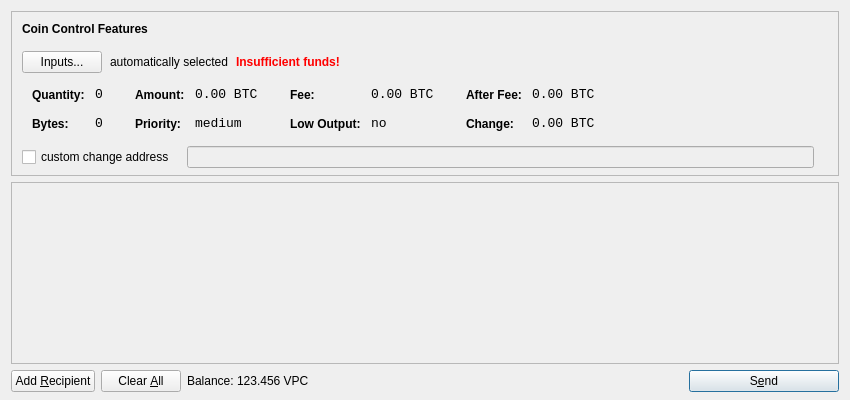
<?xml version="1.0" encoding="UTF-8"?>
<ui version="4.0">
 <class>SendCoinsDialog</class>
 <widget class="QDialog" name="SendCoinsDialog">
  <property name="geometry">
   <rect>
    <x>0</x>
    <y>0</y>
    <width>850</width>
    <height>400</height>
   </rect>
  </property>
  <property name="windowTitle">
   <string>Send Coins</string>
  </property>
  <layout class="QVBoxLayout" name="verticalLayout" stretch="0,1,0">
   <property name="bottomMargin">
    <number>8</number>
   </property>
   <item>
    <widget class="QFrame" name="frameCoinControl">
     <property name="sizePolicy">
      <sizepolicy hsizetype="Expanding" vsizetype="Expanding">
       <horstretch>0</horstretch>
       <verstretch>0</verstretch>
      </sizepolicy>
     </property>
     <property name="maximumSize">
      <size>
       <width>16777215</width>
       <height>16777215</height>
      </size>
     </property>
     <property name="frameShape">
      <enum>QFrame::StyledPanel</enum>
     </property>
     <property name="frameShadow">
      <enum>QFrame::Sunken</enum>
     </property>
     <layout class="QVBoxLayout" name="verticalLayoutCoinControl2">
      <property name="spacing">
       <number>-1</number>
      </property>
      <property name="leftMargin">
       <number>0</number>
      </property>
      <property name="topMargin">
       <number>0</number>
      </property>
      <property name="rightMargin">
       <number>0</number>
      </property>
      <property name="bottomMargin">
       <number>6</number>
      </property>
      <item>
       <layout class="QVBoxLayout" name="verticalLayoutCoinControl" stretch="0,0,0,0,1">
        <property name="spacing">
         <number>0</number>
        </property>
        <property name="leftMargin">
         <number>10</number>
        </property>
        <property name="topMargin">
         <number>10</number>
        </property>
        <item>
         <layout class="QHBoxLayout" name="horizontalLayoutCoinControl1">
          <property name="bottomMargin">
           <number>15</number>
          </property>
          <item>
           <widget class="QLabel" name="labelCoinControlFeatures">
            <property name="sizePolicy">
             <sizepolicy hsizetype="Preferred" vsizetype="Maximum">
              <horstretch>0</horstretch>
              <verstretch>0</verstretch>
             </sizepolicy>
            </property>
            <property name="font">
             <font>
              <weight>75</weight>
              <bold>true</bold>
             </font>
            </property>
            <property name="styleSheet">
             <string notr="true">font-weight:bold;</string>
            </property>
            <property name="text">
             <string>Coin Control Features</string>
            </property>
           </widget>
          </item>
         </layout>
        </item>
        <item>
         <layout class="QHBoxLayout" name="horizontalLayoutCoinControl2" stretch="0,0,0,0">
          <property name="spacing">
           <number>8</number>
          </property>
          <property name="bottomMargin">
           <number>10</number>
          </property>
          <item>
           <widget class="QPushButton" name="pushButtonCoinControl">
            <property name="styleSheet">
             <string notr="true"/>
            </property>
            <property name="text">
             <string>Inputs...</string>
            </property>
           </widget>
          </item>
          <item>
           <widget class="QLabel" name="labelCoinControlAutomaticallySelected">
            <property name="text">
             <string>automatically selected</string>
            </property>
            <property name="margin">
             <number>5</number>
            </property>
           </widget>
          </item>
          <item>
           <widget class="QLabel" name="labelCoinControlInsuffFunds">
            <property name="font">
             <font>
              <weight>75</weight>
              <bold>true</bold>
             </font>
            </property>
            <property name="styleSheet">
             <string notr="true">color:red;font-weight:bold;</string>
            </property>
            <property name="text">
             <string>Insufficient funds!</string>
            </property>
            <property name="margin">
             <number>5</number>
            </property>
           </widget>
          </item>
          <item>
           <spacer name="horizontalSpacerCoinControl">
            <property name="orientation">
             <enum>Qt::Horizontal</enum>
            </property>
            <property name="sizeHint" stdset="0">
             <size>
              <width>40</width>
              <height>1</height>
             </size>
            </property>
           </spacer>
          </item>
         </layout>
        </item>
        <item>
         <widget class="QWidget" name="widgetCoinControl" native="true">
          <property name="sizePolicy">
           <sizepolicy hsizetype="Preferred" vsizetype="Preferred">
            <horstretch>0</horstretch>
            <verstretch>0</verstretch>
           </sizepolicy>
          </property>
          <property name="minimumSize">
           <size>
            <width>0</width>
            <height>0</height>
           </size>
          </property>
          <property name="styleSheet">
           <string notr="true"/>
          </property>
          <layout class="QHBoxLayout" name="horizontalLayoutCoinControl5">
           <property name="margin">
            <number>0</number>
           </property>
           <item>
            <layout class="QHBoxLayout" name="horizontalLayoutCoinControl3" stretch="0,0,0,1">
             <property name="spacing">
              <number>20</number>
             </property>
             <property name="topMargin">
              <number>0</number>
             </property>
             <property name="bottomMargin">
              <number>10</number>
             </property>
             <item>
              <layout class="QFormLayout" name="formLayoutCoinControl1">
               <property name="horizontalSpacing">
                <number>10</number>
               </property>
               <property name="verticalSpacing">
                <number>14</number>
               </property>
               <property name="leftMargin">
                <number>10</number>
               </property>
               <property name="topMargin">
                <number>4</number>
               </property>
               <property name="rightMargin">
                <number>6</number>
               </property>
               <item row="0" column="0">
                <widget class="QLabel" name="labelCoinControlQuantityText">
                 <property name="styleSheet">
                  <string notr="true">font-weight:bold;</string>
                 </property>
                 <property name="text">
                  <string>Quantity:</string>
                 </property>
                 <property name="margin">
                  <number>0</number>
                 </property>
                </widget>
               </item>
               <item row="0" column="1">
                <widget class="QLabel" name="labelCoinControlQuantity">
                 <property name="font">
                  <font>
                   <family>Monospace</family>
                   <pointsize>10</pointsize>
                  </font>
                 </property>
                 <property name="cursor">
                  <cursorShape>IBeamCursor</cursorShape>
                 </property>
                 <property name="contextMenuPolicy">
                  <enum>Qt::ActionsContextMenu</enum>
                 </property>
                 <property name="text">
                  <string notr="true">0</string>
                 </property>
                 <property name="margin">
                  <number>0</number>
                 </property>
                 <property name="textInteractionFlags">
                  <set>Qt::LinksAccessibleByMouse|Qt::TextSelectableByKeyboard|Qt::TextSelectableByMouse</set>
                 </property>
                </widget>
               </item>
               <item row="1" column="0">
                <widget class="QLabel" name="labelCoinControlBytesText">
                 <property name="styleSheet">
                  <string notr="true">font-weight:bold;</string>
                 </property>
                 <property name="text">
                  <string>Bytes:</string>
                 </property>
                </widget>
               </item>
               <item row="1" column="1">
                <widget class="QLabel" name="labelCoinControlBytes">
                 <property name="font">
                  <font>
                   <family>Monospace</family>
                   <pointsize>10</pointsize>
                  </font>
                 </property>
                 <property name="cursor">
                  <cursorShape>IBeamCursor</cursorShape>
                 </property>
                 <property name="contextMenuPolicy">
                  <enum>Qt::ActionsContextMenu</enum>
                 </property>
                 <property name="text">
                  <string notr="true">0</string>
                 </property>
                 <property name="textInteractionFlags">
                  <set>Qt::LinksAccessibleByMouse|Qt::TextSelectableByKeyboard|Qt::TextSelectableByMouse</set>
                 </property>
                </widget>
               </item>
              </layout>
             </item>
             <item>
              <layout class="QFormLayout" name="formLayoutCoinControl2">
               <property name="horizontalSpacing">
                <number>10</number>
               </property>
               <property name="verticalSpacing">
                <number>14</number>
               </property>
               <property name="leftMargin">
                <number>6</number>
               </property>
               <property name="topMargin">
                <number>4</number>
               </property>
               <property name="rightMargin">
                <number>6</number>
               </property>
               <item row="0" column="0">
                <widget class="QLabel" name="labelCoinControlAmountText">
                 <property name="styleSheet">
                  <string notr="true">font-weight:bold;</string>
                 </property>
                 <property name="text">
                  <string>Amount:</string>
                 </property>
                 <property name="margin">
                  <number>0</number>
                 </property>
                </widget>
               </item>
               <item row="0" column="1">
                <widget class="QLabel" name="labelCoinControlAmount">
                 <property name="font">
                  <font>
                   <family>Monospace</family>
                   <pointsize>10</pointsize>
                  </font>
                 </property>
                 <property name="cursor">
                  <cursorShape>IBeamCursor</cursorShape>
                 </property>
                 <property name="contextMenuPolicy">
                  <enum>Qt::ActionsContextMenu</enum>
                 </property>
                 <property name="text">
                  <string notr="true">0.00 BTC</string>
                 </property>
                 <property name="textInteractionFlags">
                  <set>Qt::LinksAccessibleByMouse|Qt::TextSelectableByKeyboard|Qt::TextSelectableByMouse</set>
                 </property>
                </widget>
               </item>
               <item row="1" column="0">
                <widget class="QLabel" name="labelCoinControlPriorityText">
                 <property name="styleSheet">
                  <string notr="true">font-weight:bold;</string>
                 </property>
                 <property name="text">
                  <string>Priority:</string>
                 </property>
                </widget>
               </item>
               <item row="1" column="1">
                <widget class="QLabel" name="labelCoinControlPriority">
                 <property name="font">
                  <font>
                   <family>Monospace</family>
                   <pointsize>10</pointsize>
                  </font>
                 </property>
                 <property name="cursor">
                  <cursorShape>IBeamCursor</cursorShape>
                 </property>
                 <property name="contextMenuPolicy">
                  <enum>Qt::ActionsContextMenu</enum>
                 </property>
                 <property name="text">
                  <string>medium</string>
                 </property>
                 <property name="textInteractionFlags">
                  <set>Qt::LinksAccessibleByMouse|Qt::TextSelectableByKeyboard|Qt::TextSelectableByMouse</set>
                 </property>
                </widget>
               </item>
              </layout>
             </item>
             <item>
              <layout class="QFormLayout" name="formLayoutCoinControl3">
               <property name="horizontalSpacing">
                <number>10</number>
               </property>
               <property name="verticalSpacing">
                <number>14</number>
               </property>
               <property name="leftMargin">
                <number>6</number>
               </property>
               <property name="topMargin">
                <number>4</number>
               </property>
               <property name="rightMargin">
                <number>6</number>
               </property>
               <item row="0" column="0">
                <widget class="QLabel" name="labelCoinControlFeeText">
                 <property name="styleSheet">
                  <string notr="true">font-weight:bold;</string>
                 </property>
                 <property name="text">
                  <string>Fee:</string>
                 </property>
                 <property name="margin">
                  <number>0</number>
                 </property>
                </widget>
               </item>
               <item row="0" column="1">
                <widget class="QLabel" name="labelCoinControlFee">
                 <property name="font">
                  <font>
                   <family>Monospace</family>
                   <pointsize>10</pointsize>
                  </font>
                 </property>
                 <property name="cursor">
                  <cursorShape>IBeamCursor</cursorShape>
                 </property>
                 <property name="contextMenuPolicy">
                  <enum>Qt::ActionsContextMenu</enum>
                 </property>
                 <property name="text">
                  <string notr="true">0.00 BTC</string>
                 </property>
                 <property name="textInteractionFlags">
                  <set>Qt::LinksAccessibleByMouse|Qt::TextSelectableByKeyboard|Qt::TextSelectableByMouse</set>
                 </property>
                </widget>
               </item>
               <item row="1" column="0">
                <widget class="QLabel" name="labelCoinControlLowOutputText">
                 <property name="styleSheet">
                  <string notr="true">font-weight:bold;</string>
                 </property>
                 <property name="text">
                  <string>Low Output:</string>
                 </property>
                </widget>
               </item>
               <item row="1" column="1">
                <widget class="QLabel" name="labelCoinControlLowOutput">
                 <property name="font">
                  <font>
                   <family>Monospace</family>
                   <pointsize>10</pointsize>
                  </font>
                 </property>
                 <property name="cursor">
                  <cursorShape>IBeamCursor</cursorShape>
                 </property>
                 <property name="contextMenuPolicy">
                  <enum>Qt::ActionsContextMenu</enum>
                 </property>
                 <property name="text">
                  <string>no</string>
                 </property>
                 <property name="textInteractionFlags">
                  <set>Qt::LinksAccessibleByMouse|Qt::TextSelectableByKeyboard|Qt::TextSelectableByMouse</set>
                 </property>
                </widget>
               </item>
              </layout>
             </item>
             <item>
              <layout class="QFormLayout" name="formLayoutCoinControl4">
               <property name="horizontalSpacing">
                <number>10</number>
               </property>
               <property name="verticalSpacing">
                <number>14</number>
               </property>
               <property name="leftMargin">
                <number>6</number>
               </property>
               <property name="topMargin">
                <number>4</number>
               </property>
               <property name="rightMargin">
                <number>6</number>
               </property>
               <item row="0" column="0">
                <widget class="QLabel" name="labelCoinControlAfterFeeText">
                 <property name="styleSheet">
                  <string notr="true">font-weight:bold;</string>
                 </property>
                 <property name="text">
                  <string>After Fee:</string>
                 </property>
                 <property name="margin">
                  <number>0</number>
                 </property>
                </widget>
               </item>
               <item row="0" column="1">
                <widget class="QLabel" name="labelCoinControlAfterFee">
                 <property name="font">
                  <font>
                   <family>Monospace</family>
                   <pointsize>10</pointsize>
                  </font>
                 </property>
                 <property name="cursor">
                  <cursorShape>IBeamCursor</cursorShape>
                 </property>
                 <property name="contextMenuPolicy">
                  <enum>Qt::ActionsContextMenu</enum>
                 </property>
                 <property name="text">
                  <string notr="true">0.00 BTC</string>
                 </property>
                 <property name="textInteractionFlags">
                  <set>Qt::LinksAccessibleByMouse|Qt::TextSelectableByKeyboard|Qt::TextSelectableByMouse</set>
                 </property>
                </widget>
               </item>
               <item row="1" column="0">
                <widget class="QLabel" name="labelCoinControlChangeText">
                 <property name="styleSheet">
                  <string notr="true">font-weight:bold;</string>
                 </property>
                 <property name="text">
                  <string>Change:</string>
                 </property>
                </widget>
               </item>
               <item row="1" column="1">
                <widget class="QLabel" name="labelCoinControlChange">
                 <property name="font">
                  <font>
                   <family>Monospace</family>
                   <pointsize>10</pointsize>
                  </font>
                 </property>
                 <property name="cursor">
                  <cursorShape>IBeamCursor</cursorShape>
                 </property>
                 <property name="contextMenuPolicy">
                  <enum>Qt::ActionsContextMenu</enum>
                 </property>
                 <property name="text">
                  <string notr="true">0.00 BTC</string>
                 </property>
                 <property name="textInteractionFlags">
                  <set>Qt::LinksAccessibleByMouse|Qt::TextSelectableByKeyboard|Qt::TextSelectableByMouse</set>
                 </property>
                </widget>
               </item>
              </layout>
             </item>
            </layout>
           </item>
          </layout>
         </widget>
        </item>
        <item>
         <layout class="QHBoxLayout" name="horizontalLayoutCoinControl4" stretch="0,0,0">
          <property name="spacing">
           <number>12</number>
          </property>
          <property name="sizeConstraint">
           <enum>QLayout::SetDefaultConstraint</enum>
          </property>
          <property name="topMargin">
           <number>5</number>
          </property>
          <property name="rightMargin">
           <number>5</number>
          </property>
          <item>
           <widget class="QCheckBox" name="checkBoxCoinControlChange">
            <property name="text">
             <string>custom change address</string>
            </property>
           </widget>
          </item>
          <item>
           <widget class="QLineEdit" name="lineEditCoinControlChange">
            <property name="enabled">
             <bool>false</bool>
            </property>
            <property name="sizePolicy">
             <sizepolicy hsizetype="Expanding" vsizetype="Fixed">
              <horstretch>0</horstretch>
              <verstretch>0</verstretch>
             </sizepolicy>
            </property>
           </widget>
          </item>
          <item>
           <widget class="QLabel" name="labelCoinControlChangeLabel">
            <property name="sizePolicy">
             <sizepolicy hsizetype="Preferred" vsizetype="Expanding">
              <horstretch>0</horstretch>
              <verstretch>0</verstretch>
             </sizepolicy>
            </property>
            <property name="minimumSize">
             <size>
              <width>0</width>
              <height>0</height>
             </size>
            </property>
            <property name="text">
             <string/>
            </property>
            <property name="margin">
             <number>3</number>
            </property>
           </widget>
          </item>
         </layout>
        </item>
        <item>
         <spacer name="verticalSpacerCoinControl">
          <property name="orientation">
           <enum>Qt::Vertical</enum>
          </property>
          <property name="sizeHint" stdset="0">
           <size>
            <width>800</width>
            <height>1</height>
           </size>
          </property>
         </spacer>
        </item>
       </layout>
      </item>
     </layout>
    </widget>
   </item>
   <item>
    <widget class="QScrollArea" name="scrollArea">
     <property name="widgetResizable">
      <bool>true</bool>
     </property>
     <widget class="QWidget" name="scrollAreaWidgetContents">
      <property name="geometry">
       <rect>
        <x>0</x>
        <y>0</y>
        <width>830</width>
        <height>165</height>
       </rect>
      </property>
      <layout class="QVBoxLayout" name="verticalLayout_2">
       <property name="margin">
        <number>0</number>
       </property>
       <item>
        <layout class="QVBoxLayout" name="entries">
         <property name="spacing">
          <number>6</number>
         </property>
        </layout>
       </item>
       <item>
        <spacer name="verticalSpacer">
         <property name="orientation">
          <enum>Qt::Vertical</enum>
         </property>
         <property name="sizeHint" stdset="0">
          <size>
           <width>20</width>
           <height>40</height>
          </size>
         </property>
        </spacer>
       </item>
      </layout>
     </widget>
    </widget>
   </item>
   <item>
    <layout class="QHBoxLayout" name="horizontalLayout">
     <item>
      <widget class="QPushButton" name="addButton">
       <property name="toolTip">
        <string>Send to multiple recipients at once</string>
       </property>
       <property name="text">
        <string>Add &amp;Recipient</string>
       </property>
       <property name="icon">
        <iconset resource="../bitcoin.qrc">
         <normaloff>:/icons/add</normaloff>:/icons/add</iconset>
       </property>
       <property name="autoDefault">
        <bool>false</bool>
       </property>
      </widget>
     </item>
     <item>
      <widget class="QPushButton" name="clearButton">
       <property name="sizePolicy">
        <sizepolicy hsizetype="Minimum" vsizetype="Fixed">
         <horstretch>0</horstretch>
         <verstretch>0</verstretch>
        </sizepolicy>
       </property>
       <property name="toolTip">
        <string>Remove all transaction fields</string>
       </property>
       <property name="text">
        <string>Clear &amp;All</string>
       </property>
       <property name="icon">
        <iconset resource="../bitcoin.qrc">
         <normaloff>:/icons/remove</normaloff>:/icons/remove</iconset>
       </property>
       <property name="autoRepeatDelay">
        <number>300</number>
       </property>
       <property name="autoDefault">
        <bool>false</bool>
       </property>
      </widget>
     </item>
     <item>
      <layout class="QHBoxLayout" name="horizontalLayout_2">
       <property name="spacing">
        <number>3</number>
       </property>
       <item>
        <widget class="QLabel" name="label">
         <property name="text">
          <string>Balance:</string>
         </property>
        </widget>
       </item>
       <item>
        <widget class="QLabel" name="labelBalance">
         <property name="cursor">
          <cursorShape>IBeamCursor</cursorShape>
         </property>
         <property name="text">
          <string>123.456 VPC</string>
         </property>
         <property name="textInteractionFlags">
          <set>Qt::LinksAccessibleByMouse|Qt::TextSelectableByKeyboard|Qt::TextSelectableByMouse</set>
         </property>
        </widget>
       </item>
      </layout>
     </item>
     <item>
      <spacer name="horizontalSpacer">
       <property name="orientation">
        <enum>Qt::Horizontal</enum>
       </property>
       <property name="sizeHint" stdset="0">
        <size>
         <width>40</width>
         <height>20</height>
        </size>
       </property>
      </spacer>
     </item>
     <item>
      <widget class="QPushButton" name="sendButton">
       <property name="minimumSize">
        <size>
         <width>150</width>
         <height>0</height>
        </size>
       </property>
       <property name="toolTip">
        <string>Confirm the send action</string>
       </property>
       <property name="text">
        <string>S&amp;end</string>
       </property>
       <property name="icon">
        <iconset resource="../bitcoin.qrc">
         <normaloff>:/icons/send</normaloff>:/icons/send</iconset>
       </property>
       <property name="default">
        <bool>true</bool>
       </property>
      </widget>
     </item>
    </layout>
   </item>
  </layout>
 </widget>
 <resources>
  <include location="../bitcoin.qrc"/>
 </resources>
 <connections/>
</ui>
